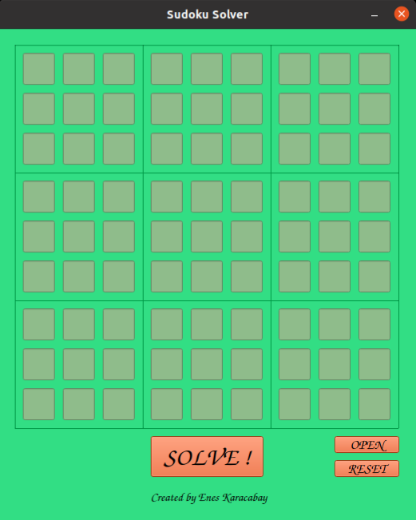
#> input picture Images/1.png, 416 x 520 px, given in place of 1.jpeg, which was not available
$ python img2text.py
#> lines starting #> are read from the running program, lines starting #| are printed output that depends on the picture; pictures that were not available may be replaced by others from this repository, and a replacement may not be noted
import pytesseract,cv2
import numpy as np
pytesseract.pytesseract.tesseract_cmd = '/usr/share/tesseract-ocr/4.00/tessdata'


def textTransform(path):
    img = cv2.imread(path)
    txt = pytesseract.image_to_string(img)
    return txt

im1 = cv2.imread('cikti/0.jpeg')
im2 = cv2.imread('cikti/1.jpeg')
#> im2 is the input picture: shape (520, 416, 3); mean B, G, R 126.7, 193.7, 88.9
im3 = cv2.imread('cikti/2.jpeg')
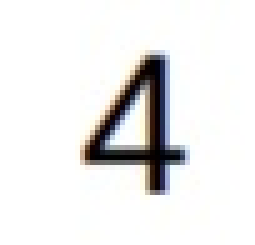
#> input picture Solution/trainingData3/2.jpeg, 51 x 49 px, found by its file name (shown 5 times larger)
#> im3 is the input picture: shape (49, 51, 3); mean B, G, R 234.3, 234.5, 235
im4 = cv2.imread('cikti/3.jpeg')
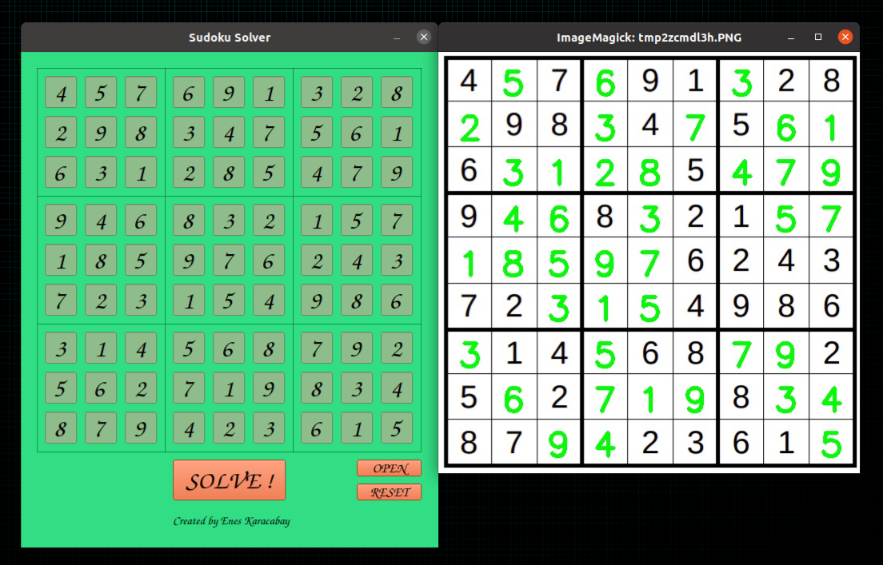
#> input picture Images/3.png, 883 x 565 px, given in place of 3.jpeg, which was not available
#> im4 is the input picture: shape (565, 883, 3); mean B, G, R 131.3, 164.7, 114.3
im5 = cv2.imread('cikti/4.jpeg')
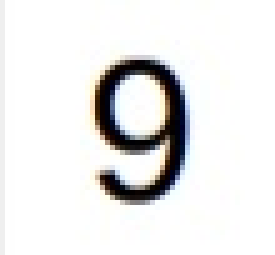
#> input picture Solution/trainingData1/4.jpeg, 55 x 51 px, found by its file name (shown 5 times larger)
#> im5 is the input picture: shape (51, 55, 3); mean B, G, R 232.2, 232.5, 232.8
im6 = cv2.imread('cikti/5.jpeg')
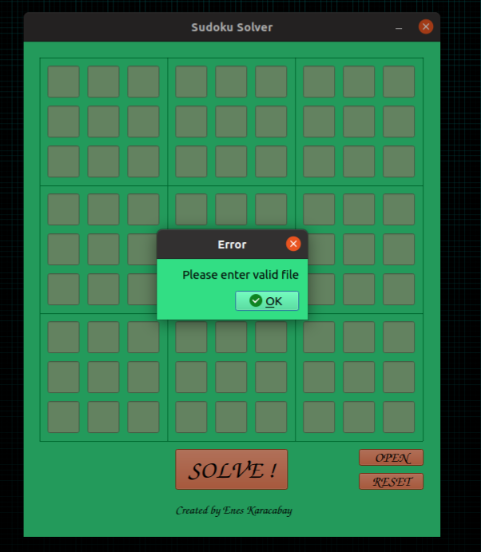
#> input picture Images/5.png, 481 x 552 px, given in place of 5.jpeg, which was not available
#> im6 is the input picture: shape (552, 481, 3); mean B, G, R 73, 111.9, 50
im7 = cv2.imread('cikti/6.jpeg')
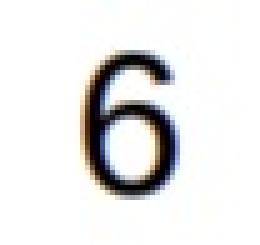
#> input picture Solution/trainingData3/6.jpeg, 52 x 49 px, found by its file name (shown 5 times larger)
#> im7 is the input picture: shape (49, 52, 3); mean B, G, R 230.7, 230.9, 231.3
im8 = cv2.imread('cikti/7.jpeg')
im9 =  cv2.imread('cikti/8.jpeg')
im10 = cv2.imread('cikti/44.jpeg')
im11 = cv2.imread('cikti/47.jpeg')
im12 = cv2.imread('cikti/46.jpeg')
im13 = cv2.imread('cikti/48.jpeg')


#> (the run stopped early here; a loop or call above may not have finished)
